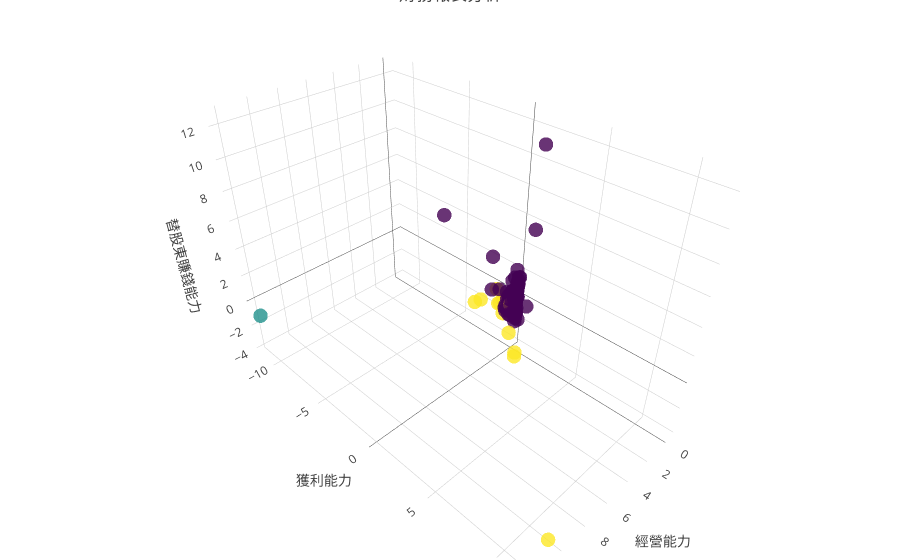

Notebook code for this chart:
### Markdown cell above
## 接著我們把資料做可視化：

### Code cell
import plotly.plotly as py
import plotly.graph_objs as go
import plotly
from plotly.offline import download_plotlyjs,init_notebook_mode , iplot
from plotly import figure_factory as ff
init_notebook_mode(connected=True)


X_pca = pca.fit_transform(data)
plot_df = pd.DataFrame(X_pca)
trace_data = []

y_label = model.labels_
trace = go.Scatter3d(
    x= plot_df[0],
    y= plot_df[1],
    z= plot_df[2],
    mode='markers',
    marker=dict(
        size= 5 ,
        color=model.labels_,                # set color to an array/list of desired values
        colorscale='Viridis',   # choose a colorscale
        opacity=0.8
    ) , name = str([stock for stock in stock1.stock_id]),
    text = stock1['stock_id']
#    ,name = ['cluster: ' + str(y) for y in y_label] ,text  = ['cluster: ' + str(y) for y in y_label]
)

trace_data.append(trace)


layout = go.Layout(
    title = "財務報表分析",
    margin=dict(
        l=0,
        r=0,
        b=0,
        t=0
    ) ,scene = dict(
    xaxis = dict(
        title='經營能力'),
    yaxis = dict(
        title='獲利能力'),
    zaxis = dict(
        title='替股東賺錢能力'),),
)
fig = go.Figure(data=trace_data, layout=layout)
iplot(fig)
display(plot_df.values.shape)

### Figure 1 — Plotly figure (JSON) as saved in the notebook; plotly's stock layout.template omitted (floating-point values rounded to 4 significant figures; data arrays with more than 128 entries replaced by an {"elided": "..."} marker saying what was removed)
{"data": [{"marker": {"color": {"elided": "329 int values"}, "colorscale": "Viridis", "opacity": 0.8, "size": 5}, "mode": "markers", "name": "['1101.TW', '2002.TW', '2006.TW', '2007.TW', '2008.TW', '2009.TW', '2010.TW', '2012.TW', '2013.TW', '2014.TW', '2015.TW', '2017.TW', '2020.TW', '2023.TW', '2024.TW', '2027.TW', '2028.TW', '2029.TW', '2030.TW', '2031.TW', '2032.TW', '2033.TW', '2034.TW', '2035.TW', '2038.TW', '2049.TW', '2059.TW', '2061.TW', '2062.TW', '2063.TW', '2064.TW', '2065.TW', '2066.TW', '2067.TW', '2069.TW', '2070.TW', '2101.TW', '2102.TW', '2103.TW', '2104.TW', '2105.TW', '2106.TW', '2107.TW', '2108.TW', '2109.TW', '2114.TW', '2115.TW', '2201.TW', '2204.TW', '2206.TW', '2207.TW', '2208.TW', '2221.TW', '2227.TW', '2228.TW', '2230.TW', '2231.TW', '2233.TW', '2235.TW', '2236.TW', '2239.TW', '2243.TW', '2301.TW', '2302.TW', '2303.TW', '2305.TW', '2308.TW', '2312.TW', '2313.TW', '2314.TW', '2316.TW', '2317.TW', '2321.TW', '2323.TW', '2324.TW', '2327.TW', '2328.TW', '2329.TW', '2330.TW', '2331.TW', '2332.TW', '2337.TW', '2338.TW', '2340.TW', '2342.TW', '2344.TW', '2345.TW', '2347.TW', '2348.TW', '2349.TW', '2351.TW', '2352.TW', '2353.TW', '2354.TW', '2355.TW', '2356.TW', '2357.TW', '2358.TW', '2359.TW', '2360.TW', '2362.TW', '2363.TW', '2364.TW', '2365.TW', '2367.TW', '2368.TW', '2369.TW', '2371.TW', '2373.TW', '2374.TW', '2375.TW', '2376.TW', '2377.TW', '2379.TW', '2380.TW', '2382.TW', '2383.TW', '2385.TW', '2387.TW', '2388.TW', '2390.TW', '2392.TW', '2393.TW', '2395.TW', '2397.TW', '2399.TW', '2401.TW', '2402.TW', '2404.TW', '2405.TW', '2406.TW', '2408.TW', '2409.TW', '2412.TW', '2413.TW', '2414.TW', '2415.TW', '2417.TW', '2419.TW', '2420.TW', '2421.TW', '2423.TW', '2424.TW', '2425.TW', '2426.TW', '2427.TW', '2428.TW', '2429.TW', '2430.TW', '2431.TW', '2433.TW', '2434.TW', '2436.TW', '2438.TW', '2439.TW', '2440.TW', '2441.TW', '2442.TW', '2443.TW', '2444.TW', '2449.TW', '2450.TW', '2451.TW', '2453.TW', '2454.TW', '2455.TW', '2456.TW', '2457.TW', '2458.TW', '2459.TW', '2460.TW', '2461.TW', '2462.TW', '2464.TW', '2465.TW', '2466.TW', '2467.TW', '2468.TW', '2471.TW', '2472.TW', '2474.TW', '2475.TW', '2476.TW', '2477.TW', '2478.TW', '2480.TW', '2481.TW', '2482.TW', '2483.TW', '2484.TW', '2485.TW', '2486.TW', '2488.TW', '2489.TW', '2491.TW', '2492.TW', '2493.TW', '2495.TW', '2496.TW', '2497.TW', '2498.TW', '2499.TW', '2501.TW', '2504.TW', '2505.TW', '2506.TW', '2509.TW', '2511.TW', '2514.TW', '2515.TW', '2516.TW', '2520.TW', '2524.TW', '2527.TW', '2528.TW', '2530.TW', '2534.TW', '2535.TW', '2536.TW', '2537.TW', '2538.TW', '2539.TW', '2540.TW', '2542.TW', '2543.TW', '2545.TW', '2546.TW', '2547.TW', '2548.TW', '2596.TW', '2597.TW', '2603.TW', '2605.TW', '2606.TW', '2607.TW', '2608.TW', '2609.TW', '2610.TW', '2611.TW', '2612.TW', '2613.TW', '2614.TW', '2615.TW', '2616.TW', '2617.TW', '2618.TW', '2633.TW', '2634.TW', '2636.TW', '2637.TW', '2640.TW', '2641.TW', '2642.TW', '2643.TW', '2701.TW', '2702.TW', '2704.TW', '2705.TW', '2706.TW', '2707.TW', '2712.TW', '2718.TW', '2719.TW', '2722.TW', '2723.TW', '2724.TW', '2726.TW', '2727.TW', '2729.TW', '2731.TW', '2732.TW', '2734.TW', '2736.TW', '2739.TW', '2740.TW', '2745.TW', '2748.TW', '2801.TW', '2809.TW', '2812.TW', '2816.TW', '2820.TW', '2823.TW', '2832.TW', '2834.TW', '2836.TW', '2838.TW', '2841.TW', '2845.TW', '2849.TW', '2850.TW', '2851.TW', '2852.TW', '2855.TW', '2867.TW', '2880.TW', '2881.TW', '2882.TW', '2883.TW', '2884.TW', '2885.TW', '2886.TW', '2887.TW', '2888.TW', '2889.TW', '2890.TW', '2891.TW', '2892.TW', '2897.TW', '2901.TW', '2903.TW', '2904.TW', '2905.TW', '2906.TW', '2908.TW', '2910.TW', '2911.TW', '2912.TW', '2913.TW', '2915.TW', '2916.TW', '2923.TW', '2924.TW', '2926.TW', '2928.TW', '2929.TW', '2936.TW', '2937.TW', '2939.TW']", "text": {"elided": "329 str values"}, "type": "scatter3d", "uid": "d9c531a4-af5b-4585-ba22-1ae7eeba9314", "x": {"elided": "329 float values"}, "y": {"elided": "329 float values"}, "z": {"elided": "329 float values"}}], "layout": {"margin": {"b": 0, "l": 0, "r": 0, "t": 0}, "scene": {"xaxis": {"title": {"text": "經營能力"}}, "yaxis": {"title": {"text": "獲利能力"}}, "zaxis": {"title": {"text": "替股東賺錢能力"}}}, "title": {"text": "財務報表分析"}}}
